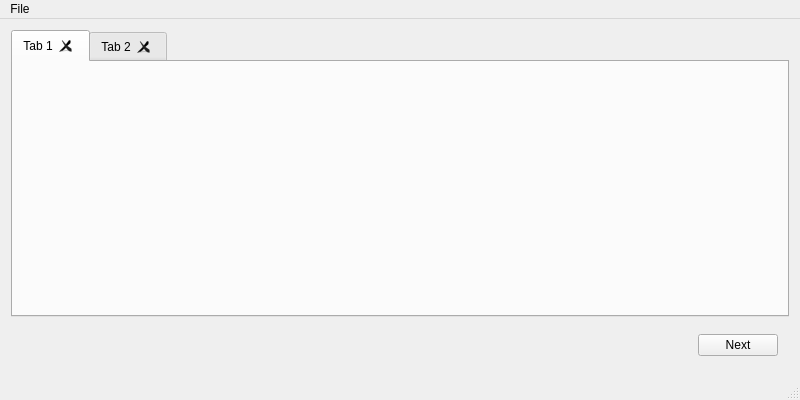
<?xml version="1.0" encoding="UTF-8"?>
<ui version="4.0">
 <class>MainWindow</class>
 <widget class="QMainWindow" name="MainWindow">
  <property name="geometry">
   <rect>
    <x>0</x>
    <y>0</y>
    <width>800</width>
    <height>400</height>
   </rect>
  </property>
  <property name="windowTitle">
   <string>wipp</string>
  </property>
  <widget class="QWidget" name="centralWidget">
   <layout class="QVBoxLayout" name="verticalLayout_2">
    <item>
     <widget class="QTabWidget" name="tabWidget">
      <property name="currentIndex">
       <number>0</number>
      </property>
      <property name="tabsClosable">
       <bool>true</bool>
      </property>
      <widget class="QWidget" name="tab_5">
       <attribute name="title">
        <string>Tab 1</string>
       </attribute>
       <layout class="QGridLayout" name="gridLayout_2">
        <item row="0" column="0">
         <layout class="QGridLayout" name="gridLayout">
          <item row="0" column="0">
           <widget class="QCustomPlot" name="widget_2" native="true"/>
          </item>
         </layout>
        </item>
       </layout>
      </widget>
      <widget class="QWidget" name="tab_6">
       <attribute name="title">
        <string>Tab 2</string>
       </attribute>
      </widget>
     </widget>
    </item>
    <item>
     <widget class="QWidget" name="widget" native="true">
      <layout class="QHBoxLayout" name="horizontalLayout_3">
       <item>
        <layout class="QHBoxLayout" name="horizontalLayout_2">
         <item>
          <spacer name="horizontalSpacer">
           <property name="orientation">
            <enum>Qt::Horizontal</enum>
           </property>
           <property name="sizeHint" stdset="0">
            <size>
             <width>40</width>
             <height>20</height>
            </size>
           </property>
          </spacer>
         </item>
         <item>
          <widget class="QPushButton" name="nextTabButton">
           <property name="text">
            <string>Next</string>
           </property>
          </widget>
         </item>
        </layout>
       </item>
      </layout>
     </widget>
    </item>
   </layout>
  </widget>
  <widget class="QStatusBar" name="statusBar"/>
  <widget class="QMenuBar" name="menuBar">
   <property name="geometry">
    <rect>
     <x>0</x>
     <y>0</y>
     <width>800</width>
     <height>21</height>
    </rect>
   </property>
   <widget class="QMenu" name="menuFile">
    <property name="title">
     <string>File</string>
    </property>
    <addaction name="actionNew"/>
   </widget>
   <addaction name="menuFile"/>
  </widget>
  <action name="actionNew">
   <property name="text">
    <string>New</string>
   </property>
  </action>
 </widget>
 <layoutdefault spacing="6" margin="11"/>
 <customwidgets>
  <customwidget>
   <class>QCustomPlot</class>
   <extends>QWidget</extends>
   <header>qcustomplot.h</header>
   <container>1</container>
  </customwidget>
 </customwidgets>
 <resources/>
 <connections/>
</ui>
